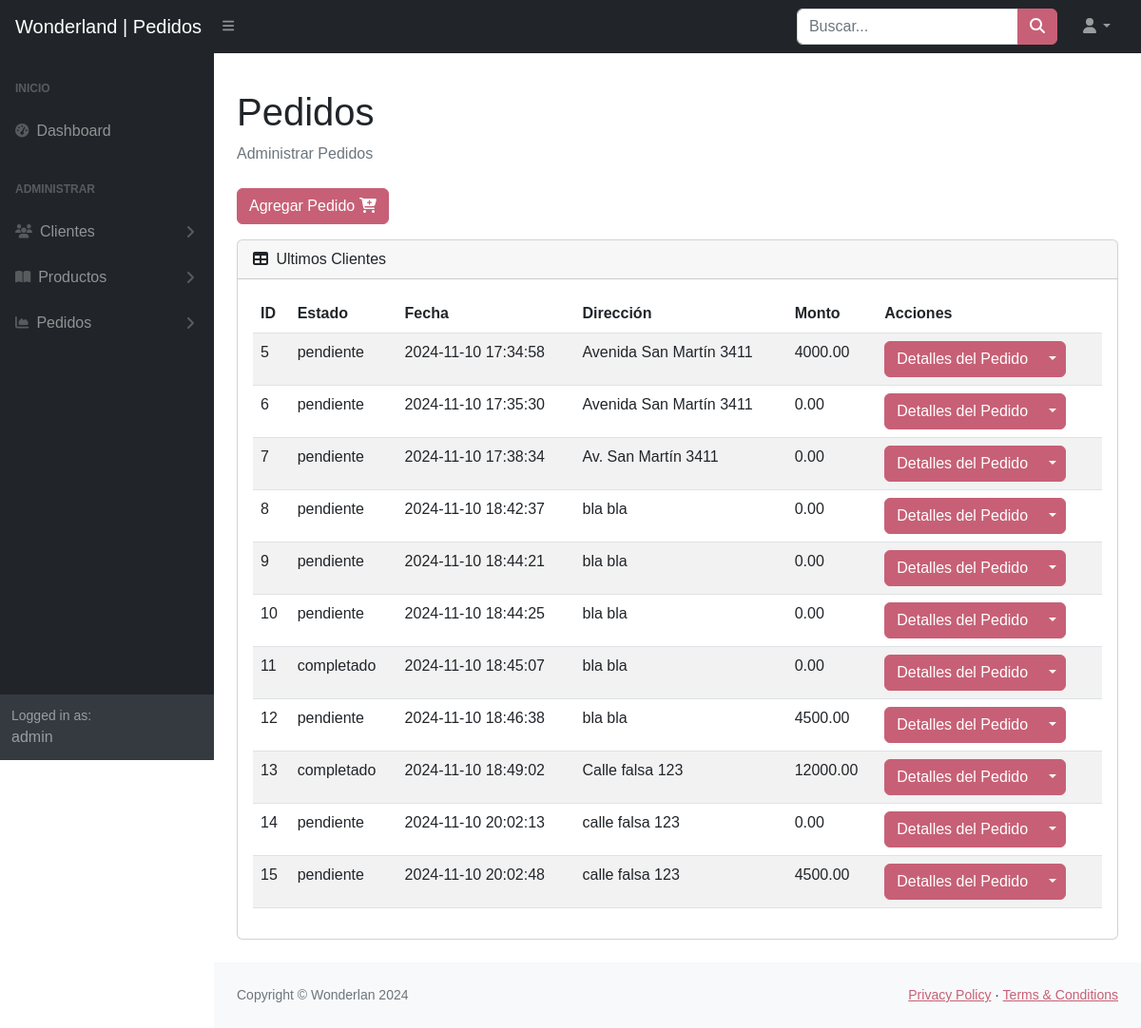
Before: /admin/vistas/pedidos.php (signed in) with the older database file.
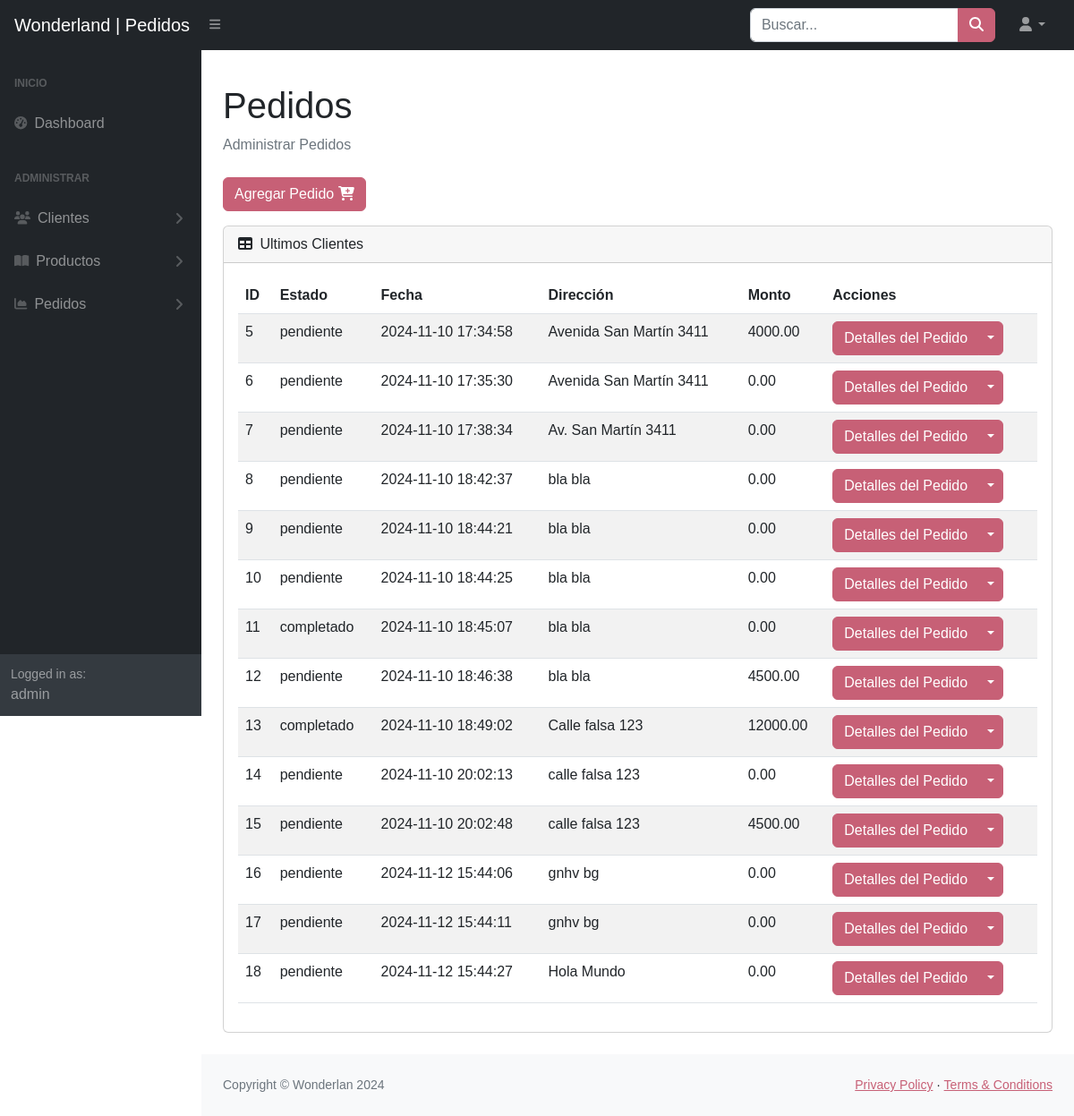
After: the same page with the newer database file.
### tables this page shows
CREATE TABLE IF NOT EXISTS `pedido` (
  `id_pedido` int(11) NOT NULL AUTO_INCREMENT,
  `id_cliente` int(11) DEFAULT NULL,
  `fecha_pedido` datetime DEFAULT current_timestamp(),
  `monto_total` decimal(10,2) NOT NULL,
  `estado` enum('pendiente','completado') DEFAULT 'pendiente',
  `metodo_pago` enum('efectivo') DEFAULT 'efectivo',
  `delivery` int(11) DEFAULT NULL,
  `direccion_envio` text DEFAULT NULL,
  `contacto` text DEFAULT NULL,
  PRIMARY KEY (`id_pedido`),
  KEY `id_cliente` (`id_cliente`)
);

### admin/includes/pedidos/leer_pedidos.php (the view)
<?php
$sql = "SELECT * FROM pedido";
$result = $conn->query($sql);
if ($result && $result->num_rows > 0) {
    while ($row = $result->fetch_assoc()) {
        echo <<<HTML
        <tr>
            <td>{$row['id_pedido']}</td>
            <td>{$row['estado']}</td>
            <td>{$row['fecha_pedido']}</td>
            <td>{$row['direccion_envio']}</td>
            <td>{$row['monto_total']}</td>
            <td>
                <div class="btn-group">
                <a href="pedido_detalle.php?id={$row['id_pedido']}" class="btn btn-primary ">Detalles del Pedido</a>
                <button type="button" class="btn btn-primary dropdown-toggle dropdown-toggle-split" data-bs-toggle="dropdown" aria-expanded="false">
                    <span class="visually-hidden">Toggle Dropdown</span>
                </button>
                <ul class="dropdown-menu">
                    <li><a class="dropdown-item" href="/admin/vistas/actualizar_pedido.php?id={$row['id_pedido']}">Editar</a></li>
                    <li><a class="dropdown-item" href="/admin/vistas/pedidos.php?delete=true&id={$row['id_pedido']}">Eliminar</a></li>
                </ul>
                </div>
            </td>
        </tr>
HTML;
    }
}

Changed rows visible on the page:
added pedido: id_pedido "16", estado "pendiente", fecha_pedido "2024-11-12 15:44:06", direccion_envio "gnhv bg", monto_total "0.00"
added pedido: id_pedido "17", estado "pendiente", fecha_pedido "2024-11-12 15:44:11", direccion_envio "gnhv bg", monto_total "0.00"
added pedido: id_pedido "18", estado "pendiente", fecha_pedido "2024-11-12 15:44:27", direccion_envio "Hola Mundo", monto_total "0.00"
